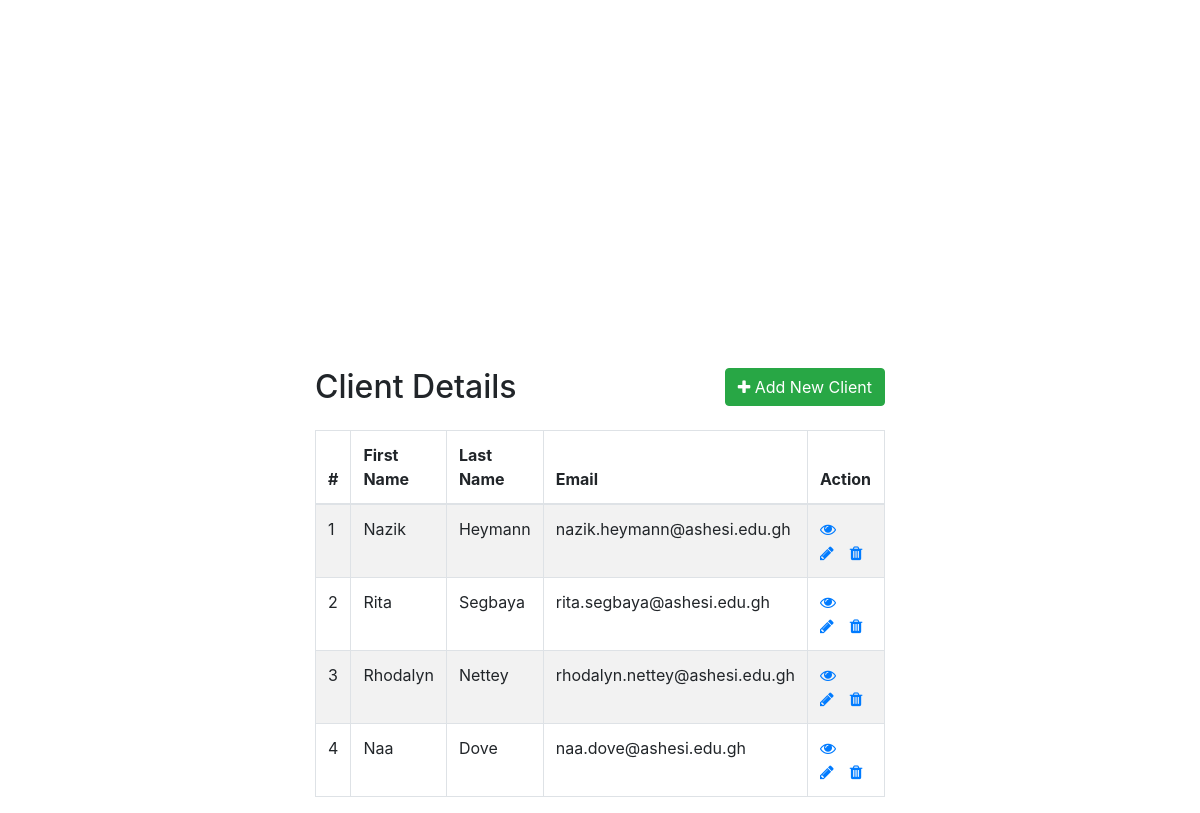
The app's page /client_page.php, older data.
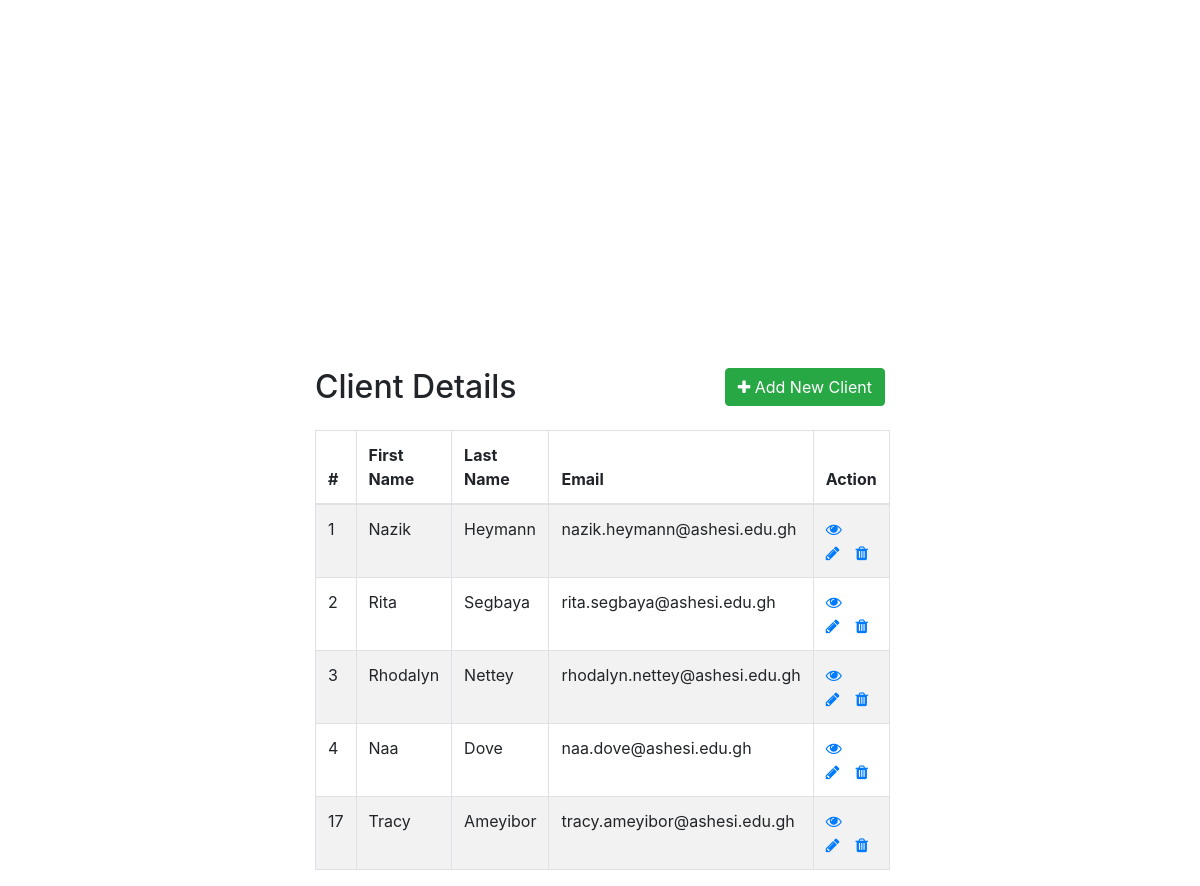
The same page, newer data.
### tables this page shows
CREATE TABLE `client` (
  `client_id` int(11) NOT NULL,
  `fname` char(50) NOT NULL,
  `lname` char(50) NOT NULL,
  `gender` enum('Male','Female','Other') DEFAULT NULL,
  `tel_number` varchar(20) DEFAULT NULL,
  `password` varchar(24) NOT NULL,
  `email` varchar(100) DEFAULT NULL,
  `startDate` date DEFAULT NULL,
  `endDate` date DEFAULT NULL
);

### client_page.php (the view, shortened to what this page needs)
<!DOCTYPE html>
<html lang="en">
<head>
    <link rel="stylesheet" href="https://stackpath.bootstrapcdn.com/bootstrap/4.5.2/css/bootstrap.min.css">
    <link rel="stylesheet" href="https://maxcdn.bootstrapcdn.com/font-awesome/4.7.0/css/font-awesome.min.css">
</head>
<body>
    <div class="wrapper" >
        <div class="container-fluid">
            <div class="row">
                <div class="col-md-12">
                    <div class="mt-5 mb-3 clearfix">
                        <h2 class="pull-left">Client Details</h2>
                        <a href="create.php" class="btn btn-success pull-right"><i class="fa fa-plus"></i> Add New Client</a>
                    </div>
                    <?php
                    require_once "config.php";
                    $sql = "SELECT * FROM Client";
                    if($result = mysqli_query($link, $sql)){
                        if(mysqli_num_rows($result) > 0){
                            echo '<table class="table table-bordered table-striped">';
                                echo "<thead>";
                                    echo "<tr>";
                                        echo "<th>#</th>";
                                        echo "<th>First Name</th>";
                                        echo "<th>Last Name</th>";
                                        echo "<th>Email</th>";
                                        echo "<th>Action</th>";
                                    echo "</tr>";
                                echo "</thead>";
                                echo "<tbody>";
                                while($row = mysqli_fetch_array($result)){
                                    echo "<tr>";
                                        echo "<td>" . $row['client_id'] . "</td>";
                                        echo "<td>" . $row['fname'] . "</td>";
                                        echo "<td>" . $row['lname'] . "</td>";
                                        echo "<td>" . $row['email'] . "</td>";
                                        echo "<td>";
                                            echo '<a href="read.php?client_id='. $row['client_id'] .'" class="mr-3" title="View Record" data-toggle="tooltip"><span class="fa fa-eye"></span></a>';
                                            echo '<a href="update.php?client_id='. $row['client_id'] .'" class="mr-3" title="Update Record" data-toggle="tooltip"><span class="fa fa-pencil"></span></a>';
                                            echo '<a href="delete.php?client_id='. $row['client_id'] .'" title="Delete Record" data-toggle="tooltip"><span class="fa fa-trash"></span></a>';
                                        echo "</td>";
                                    echo "</tr>";
                                }
                                echo "</tbody>";
                            echo "</table>";
                        } else{
                            echo '<div class="alert alert-danger"><em>No records were found.</em></div>';
                        }
                    } else{
                        echo "Oops! Something went wrong. Please try again later.";
                    }
                    ?>
                </div>
            </div>
        </div>
    </div>
</body>
</html>

Row changes from the older to the newer data that the page shows:
added client: client_id "17", fname "Tracy", lname "Ameyibor", email "tracy.ameyibor@ashesi.edu.gh"
